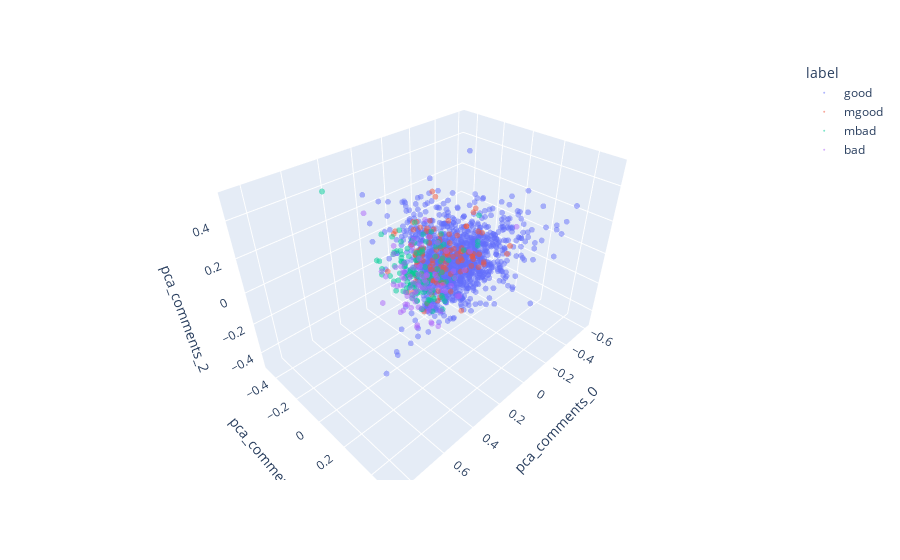

Notebook code for this chart:
### Markdown cell above
Let's try this out and visualize in 3D to see how well the reviews are separated by label.

### Code cell
pca_vectors = pd.DataFrame()
pca_vectors, _, _ = embeddings_features(pca_vectors, pca_n_components=3, col="comments")

# add label from df.label
pca_vectors["label"] = df.label

# use plotly to plot the PCA vectors
import plotly.express as px

fig = px.scatter_3d(pca_vectors, x="pca_comments_0", y="pca_comments_1", z="pca_comments_2", color="label")

# make point smaller and opaque
fig.update_traces(marker=dict(size=2, opacity=0.5))

fig.show()
